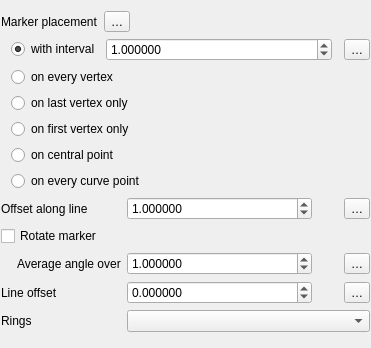
<?xml version="1.0" encoding="UTF-8"?>
<ui version="4.0">
 <class>WidgetMarkerLine</class>
 <widget class="QWidget" name="WidgetMarkerLine">
  <property name="geometry">
   <rect>
    <x>0</x>
    <y>0</y>
    <width>371</width>
    <height>348</height>
   </rect>
  </property>
  <property name="windowTitle">
   <string>Form</string>
  </property>
  <layout class="QGridLayout" name="gridLayout_2">
   <property name="leftMargin">
    <number>1</number>
   </property>
   <property name="rightMargin">
    <number>1</number>
   </property>
   <property name="bottomMargin">
    <number>1</number>
   </property>
   <item row="0" column="0">
    <widget class="QLabel" name="label_2">
     <property name="text">
      <string>Marker placement</string>
     </property>
    </widget>
   </item>
   <item row="1" column="0" colspan="3">
    <layout class="QGridLayout" name="gridLayout_3">
     <property name="leftMargin">
      <number>0</number>
     </property>
     <property name="topMargin">
      <number>0</number>
     </property>
     <property name="bottomMargin">
      <number>0</number>
     </property>
     <item row="3" column="2">
      <widget class="QgsPropertyOverrideButton" name="mIntervalDDBtn">
       <property name="text">
        <string>…</string>
       </property>
      </widget>
     </item>
     <item row="3" column="1">
      <layout class="QHBoxLayout" name="horizontalLayout_4">
       <item>
        <widget class="QRadioButton" name="radInterval">
         <property name="text">
          <string>with interval</string>
         </property>
         <property name="checked">
          <bool>true</bool>
         </property>
        </widget>
       </item>
       <item>
        <widget class="QgsDoubleSpinBox" name="spinInterval">
         <property name="sizePolicy">
          <sizepolicy hsizetype="Minimum" vsizetype="Fixed">
           <horstretch>1</horstretch>
           <verstretch>0</verstretch>
          </sizepolicy>
         </property>
         <property name="decimals">
          <number>6</number>
         </property>
         <property name="maximum">
          <double>10000000.000000000000000</double>
         </property>
         <property name="singleStep">
          <double>0.200000000000000</double>
         </property>
         <property name="value">
          <double>1.000000000000000</double>
         </property>
         <property name="showClearButton" stdset="0">
          <bool>false</bool>
         </property>
        </widget>
       </item>
       <item>
        <widget class="QgsUnitSelectionWidget" name="mIntervalUnitWidget" native="true">
         <property name="minimumSize">
          <size>
           <width>0</width>
           <height>0</height>
          </size>
         </property>
         <property name="focusPolicy">
          <enum>Qt::TabFocus</enum>
         </property>
        </widget>
       </item>
      </layout>
     </item>
     <item row="5" column="1">
      <widget class="QRadioButton" name="radVertexLast">
       <property name="text">
        <string>on last vertex only</string>
       </property>
      </widget>
     </item>
     <item row="6" column="1">
      <widget class="QRadioButton" name="radVertexFirst">
       <property name="text">
        <string>on first vertex only</string>
       </property>
      </widget>
     </item>
     <item row="7" column="1">
      <widget class="QRadioButton" name="radCentralPoint">
       <property name="text">
        <string>on central point</string>
       </property>
      </widget>
     </item>
     <item row="8" column="1">
      <widget class="QRadioButton" name="radCurvePoint">
       <property name="text">
        <string>on every curve point</string>
       </property>
      </widget>
     </item>
     <item row="4" column="1">
      <widget class="QRadioButton" name="radVertex">
       <property name="text">
        <string>on every vertex</string>
       </property>
      </widget>
     </item>
     <item row="6" column="0">
      <spacer name="horizontalSpacer_2">
       <property name="orientation">
        <enum>Qt::Horizontal</enum>
       </property>
       <property name="sizeType">
        <enum>QSizePolicy::Fixed</enum>
       </property>
       <property name="sizeHint" stdset="0">
        <size>
         <width>10</width>
         <height>20</height>
        </size>
       </property>
      </spacer>
     </item>
    </layout>
   </item>
   <item row="5" column="1" colspan="2">
    <spacer name="verticalSpacer">
     <property name="orientation">
      <enum>Qt::Vertical</enum>
     </property>
     <property name="sizeHint" stdset="0">
      <size>
       <width>20</width>
       <height>40</height>
      </size>
     </property>
    </spacer>
   </item>
   <item row="0" column="2">
    <spacer name="horizontalSpacer">
     <property name="orientation">
      <enum>Qt::Horizontal</enum>
     </property>
     <property name="sizeHint" stdset="0">
      <size>
       <width>40</width>
       <height>20</height>
      </size>
     </property>
    </spacer>
   </item>
   <item row="0" column="1">
    <widget class="QgsPropertyOverrideButton" name="mPlacementDDBtn">
     <property name="text">
      <string>…</string>
     </property>
    </widget>
   </item>
   <item row="2" column="0" colspan="3">
    <layout class="QGridLayout" name="gridLayout">
     <property name="topMargin">
      <number>0</number>
     </property>
     <item row="0" column="2">
      <widget class="QgsDoubleSpinBox" name="mSpinOffsetAlongLine">
       <property name="sizePolicy">
        <sizepolicy hsizetype="Minimum" vsizetype="Fixed">
         <horstretch>1</horstretch>
         <verstretch>0</verstretch>
        </sizepolicy>
       </property>
       <property name="decimals">
        <number>6</number>
       </property>
       <property name="maximum">
        <double>10000000.000000000000000</double>
       </property>
       <property name="singleStep">
        <double>0.200000000000000</double>
       </property>
       <property name="value">
        <double>1.000000000000000</double>
       </property>
      </widget>
     </item>
     <item row="4" column="2" colspan="3">
      <widget class="QComboBox" name="mRingFilterComboBox"/>
     </item>
     <item row="3" column="4">
      <widget class="QgsPropertyOverrideButton" name="mLineOffsetDDBtn">
       <property name="text">
        <string>…</string>
       </property>
      </widget>
     </item>
     <item row="2" column="1">
      <widget class="QLabel" name="label_4">
       <property name="text">
        <string>Average angle over</string>
       </property>
      </widget>
     </item>
     <item row="0" column="3">
      <widget class="QgsUnitSelectionWidget" name="mOffsetAlongLineUnitWidget" native="true">
       <property name="minimumSize">
        <size>
         <width>20</width>
         <height>0</height>
        </size>
       </property>
       <property name="focusPolicy">
        <enum>Qt::TabFocus</enum>
       </property>
      </widget>
     </item>
     <item row="3" column="2">
      <widget class="QgsDoubleSpinBox" name="spinOffset">
       <property name="sizePolicy">
        <sizepolicy hsizetype="Minimum" vsizetype="Fixed">
         <horstretch>1</horstretch>
         <verstretch>0</verstretch>
        </sizepolicy>
       </property>
       <property name="decimals">
        <number>6</number>
       </property>
       <property name="minimum">
        <double>-999999999.000000000000000</double>
       </property>
       <property name="maximum">
        <double>999999999.000000000000000</double>
       </property>
       <property name="singleStep">
        <double>0.200000000000000</double>
       </property>
      </widget>
     </item>
     <item row="3" column="3">
      <widget class="QgsUnitSelectionWidget" name="mOffsetUnitWidget" native="true">
       <property name="minimumSize">
        <size>
         <width>0</width>
         <height>0</height>
        </size>
       </property>
       <property name="focusPolicy">
        <enum>Qt::TabFocus</enum>
       </property>
      </widget>
     </item>
     <item row="2" column="3">
      <widget class="QgsUnitSelectionWidget" name="mAverageAngleUnit" native="true">
       <property name="minimumSize">
        <size>
         <width>20</width>
         <height>0</height>
        </size>
       </property>
       <property name="focusPolicy">
        <enum>Qt::TabFocus</enum>
       </property>
      </widget>
     </item>
     <item row="2" column="4">
      <widget class="QgsPropertyOverrideButton" name="mAverageAngleDDBtn">
       <property name="text">
        <string>…</string>
       </property>
      </widget>
     </item>
     <item row="0" column="4">
      <widget class="QgsPropertyOverrideButton" name="mOffsetAlongLineDDBtn">
       <property name="text">
        <string>…</string>
       </property>
      </widget>
     </item>
     <item row="2" column="2">
      <widget class="QgsDoubleSpinBox" name="mSpinAverageAngleLength">
       <property name="sizePolicy">
        <sizepolicy hsizetype="Minimum" vsizetype="Fixed">
         <horstretch>1</horstretch>
         <verstretch>0</verstretch>
        </sizepolicy>
       </property>
       <property name="decimals">
        <number>6</number>
       </property>
       <property name="maximum">
        <double>10000000.000000000000000</double>
       </property>
       <property name="singleStep">
        <double>0.200000000000000</double>
       </property>
       <property name="value">
        <double>1.000000000000000</double>
       </property>
      </widget>
     </item>
     <item row="2" column="0">
      <spacer name="horizontalSpacer_3">
       <property name="orientation">
        <enum>Qt::Horizontal</enum>
       </property>
       <property name="sizeType">
        <enum>QSizePolicy::Fixed</enum>
       </property>
       <property name="sizeHint" stdset="0">
        <size>
         <width>10</width>
         <height>20</height>
        </size>
       </property>
      </spacer>
     </item>
     <item row="0" column="0" colspan="2">
      <widget class="QLabel" name="label">
       <property name="text">
        <string>Offset along line</string>
       </property>
      </widget>
     </item>
     <item row="1" column="0" colspan="5">
      <widget class="QCheckBox" name="chkRotateMarker">
       <property name="text">
        <string>Rotate marker</string>
       </property>
      </widget>
     </item>
     <item row="3" column="0" colspan="2">
      <widget class="QLabel" name="label_3">
       <property name="text">
        <string>Line offset</string>
       </property>
      </widget>
     </item>
     <item row="4" column="0" colspan="2">
      <widget class="QLabel" name="mRingsLabel">
       <property name="text">
        <string>Rings</string>
       </property>
      </widget>
     </item>
    </layout>
   </item>
  </layout>
 </widget>
 <customwidgets>
  <customwidget>
   <class>QgsPropertyOverrideButton</class>
   <extends>QToolButton</extends>
   <header>qgspropertyoverridebutton.h</header>
  </customwidget>
  <customwidget>
   <class>QgsDoubleSpinBox</class>
   <extends>QDoubleSpinBox</extends>
   <header>qgsdoublespinbox.h</header>
  </customwidget>
  <customwidget>
   <class>QgsUnitSelectionWidget</class>
   <extends>QWidget</extends>
   <header>qgsunitselectionwidget.h</header>
   <container>1</container>
  </customwidget>
 </customwidgets>
 <tabstops>
  <tabstop>mPlacementDDBtn</tabstop>
  <tabstop>radInterval</tabstop>
  <tabstop>spinInterval</tabstop>
  <tabstop>mIntervalUnitWidget</tabstop>
  <tabstop>mIntervalDDBtn</tabstop>
  <tabstop>radVertex</tabstop>
  <tabstop>radVertexLast</tabstop>
  <tabstop>radVertexFirst</tabstop>
  <tabstop>radCentralPoint</tabstop>
  <tabstop>radCurvePoint</tabstop>
 </tabstops>
 <resources/>
 <connections/>
</ui>
